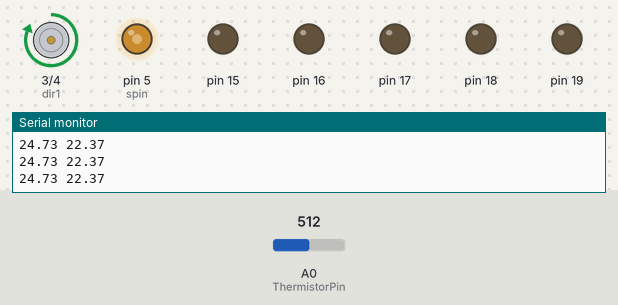
A sketch run on a simulated Arduino Uno, built with avr-gcc and run on an emulated ATmega328P. Shown: motor-driver pin pairs drawn as motors (green arrow = first pin HIGH = forward, orange = second pin HIGH = backward, longer = more drive), output pins drawn as LEDs (lit = HIGH), the last lines printed to the serial monitor. Inputs (shaded band) come from the test bench; at power-on: A0 (ThermistorPin) = 512.

Above: at 1.7 s.
1.8 s: A0 (ThermistorPin) set to 716
At 2.4 s:
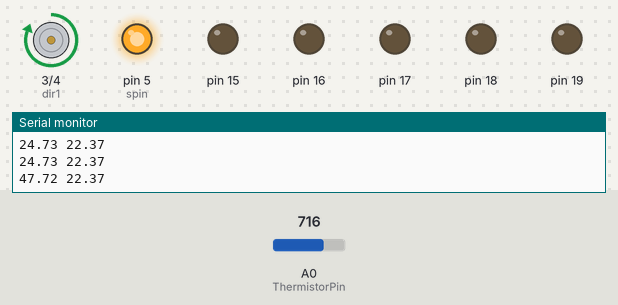
3.5 s: A0 (ThermistorPin) set to 511
At 3.9 s:
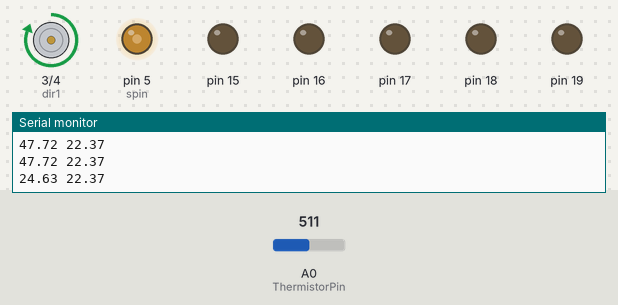
5.5 s: A0 (ThermistorPin) set to 306
At 6.6 s:
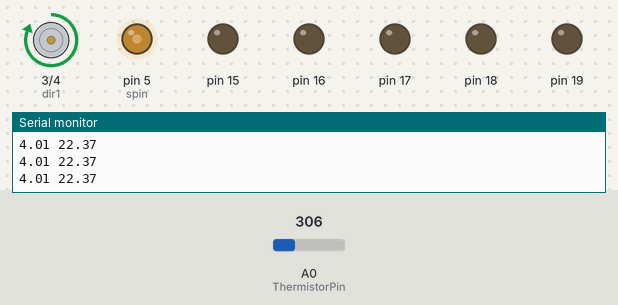
7.0 s: A0 (ThermistorPin) set to 900
At 7.9 s:
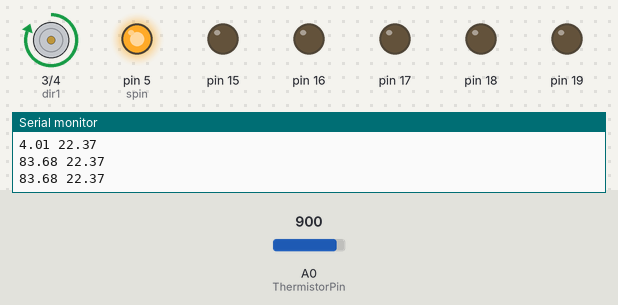
Timing chart, 0 to 9.5 s (numbered marks = the images above; inputs shaded):
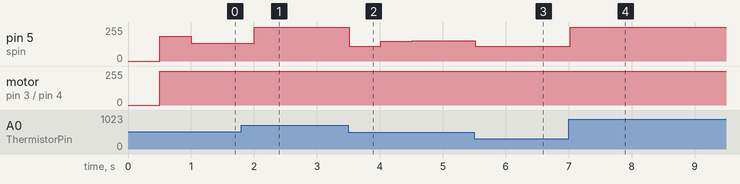

The sketch:

Cooling-Thermistor.ino
```cpp
#include <PID_v1.h>
int ThermistorPin = 0;
int Vo;
float R1 = 10000;
float logR2, R2, T;
float c1 = 1.009249522e-03, c2 = 2.378405444e-04, c3 = 2.019202697e-07;
int dir1 = 3;
int dir2 = 4;
int spin = 5;
volatile int mspeed;
double Setpoint, distance, Output, Input;
double Kp=10, Ki=2, Kd=0.2;
PID myPID(&Input, &Output,&Setpoint,Kp,Ki,Kd,REVERSE);


void setup() {
myPID.SetMode(AUTOMATIC);
myPID.SetTunings(Kp,Ki,Kd);
myPID.SetOutputLimits(110,255);

for (int i = 0; i<10; i++){
Vo = analogRead(ThermistorPin);
R2 = R1 * (1023.0 / (float)Vo - 1.0);
logR2 = log(R2);
T = (1.0 / (c1 + c2*logR2 + c3*logR2*logR2*logR2));
T = T - 273.15;
Setpoint = Setpoint + T;
}
Setpoint = (Setpoint/10 + 20)/2;

Serial.begin(9600);
pinMode(255,OUTPUT);
pinMode(dir1,OUTPUT);
pinMode(dir2,OUTPUT);
delay(500);
}

void loop() {

  Vo = analogRead(ThermistorPin);
  R2 = R1 * (1023.0 / (float)Vo - 1.0);
  logR2 = log(R2);
  T = (1.0 / (c1 + c2*logR2 + c3*logR2*logR2*logR2));
  T = T - 273.15;
  Input = T;
  myPID.Compute();
  mspeed = round(Output);

  digitalWrite(dir1,HIGH);
  digitalWrite(dir2,LOW);
  analogWrite(spin,mspeed);

  Serial.print(T);
  Serial.print(" ");
  Serial.println(Setpoint);
  delay(500);
}
```

Measured:
- after the input at 1.8 s, pin 5 (spin): 135/255 → 255/255 after 0.21 s
- after the input at 3.5 s, pin 5 (spin): 255/255 → 110/255 at once, → 150/255 0.50 s later, → 151/255 0.50 s later
- after the input at 5.5 s, pin 5 (spin): 151/255 → 110/255 at once
- after the input at 7.0 s, pin 5 (spin): 110/255 → 255/255 at once
